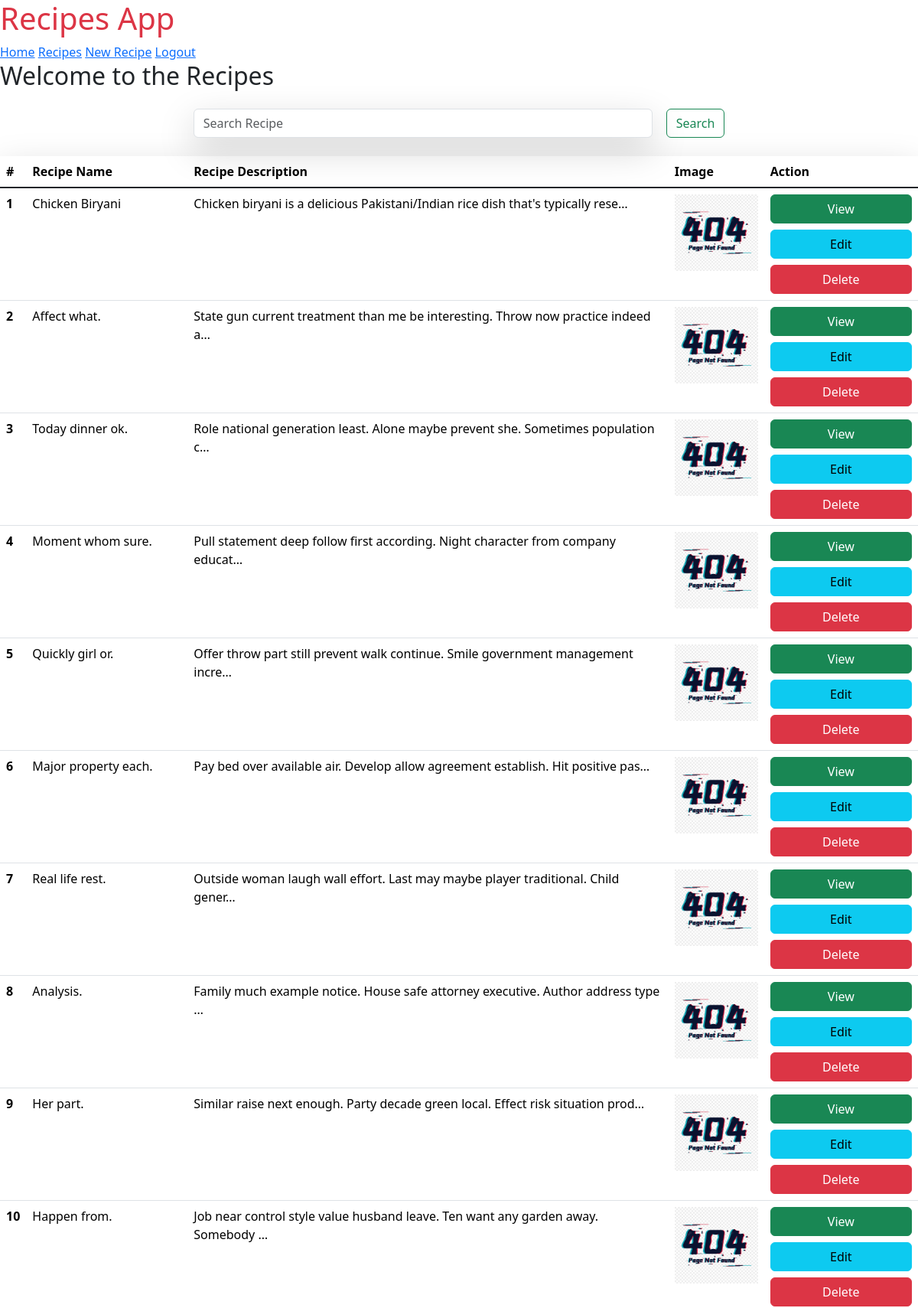
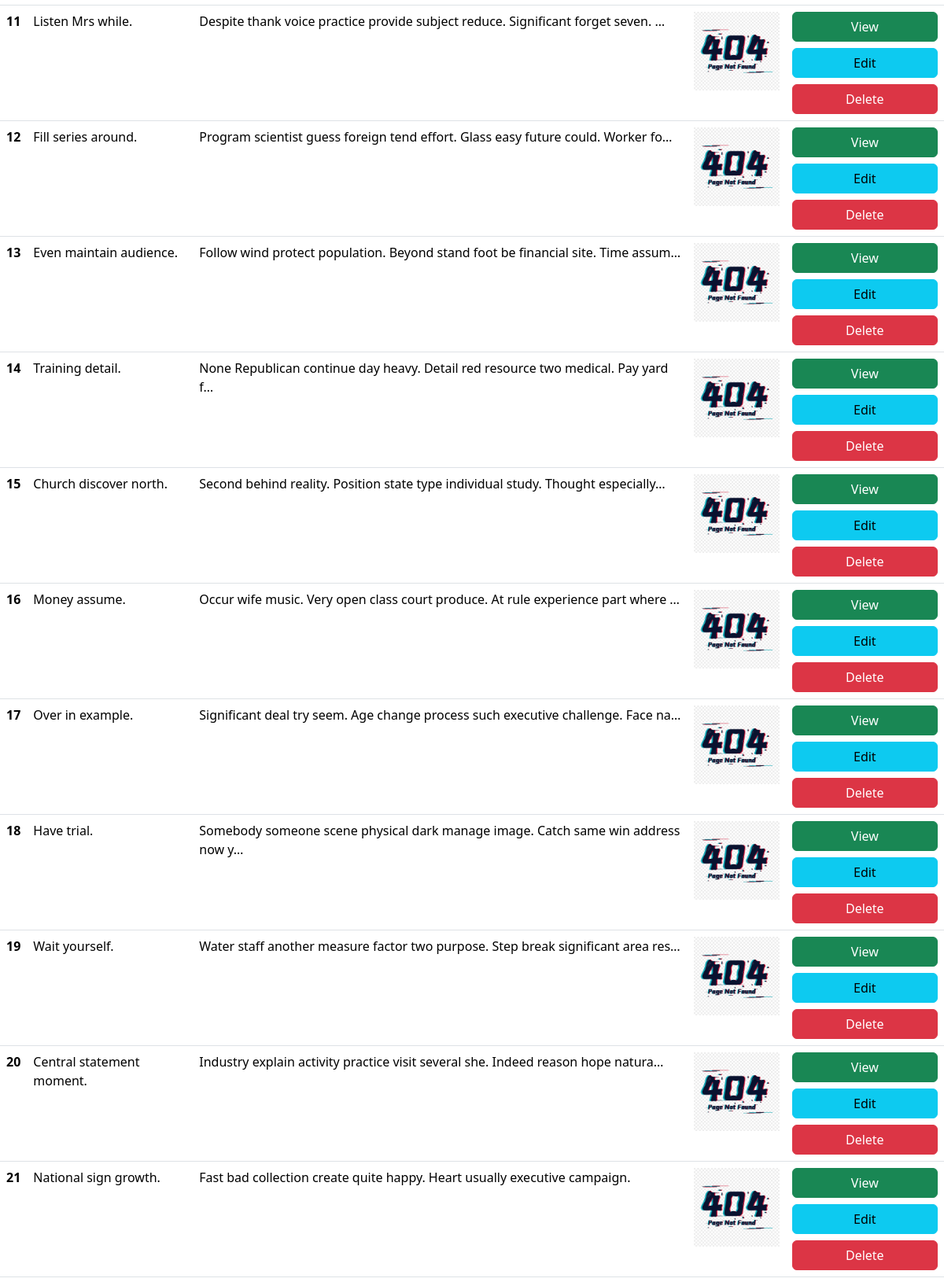
Page /recipes/ (signed in, upper part) on the committed database (2 pictures, top to bottom).
### recipe/models.py (models this page shows, shortened)
class Recipe(models.Model):
    user = models.ForeignKey(User, on_delete=models.SET_NULL, null=True, blank=True)
    title = models.CharField(max_length=100)
    description = models.TextField()
    image = models.ImageField(upload_to='recipes/')
    slug = models.SlugField(unique=True, blank=True)

### recipe/views.py (the view)
# urls.py: path('recipes/', recipes, name="recipes"),
def recipes(request):
    all_recipes = Recipe.objects.all()
    query = request.GET.get('search')
    if query:
        all_recipes = Recipe.objects.filter(title__icontains=query)
    else:
        all_recipes = Recipe.objects.all()
    context = {"recipes": all_recipes}
    return render(request, 'recipe/recipes.html', context)

### recipe/templates/recipe/recipes.html (shortened to what this page needs)
{% extends "recipe/base.html" %}
 {% block content %}
<h2>Welcome to the Recipes</h2>
<form class="d-flex justify-content-center align-items-center my-4" style="gap: 10px;">
  <input class="form-control me-2 w-50 shadow-lg" name="search" required type="text" placeholder="Search Recipe" aria-label="Search">
  <button class="btn btn-outline-success" type="submit">Search</button>
</form>
<table class="table">
  <thead class="thead-dark">
    <tr class="shadow-lg">
      <th scope="col">#</th>
      <th scope="col">Recipe Name</th>
      <th scope="col">Recipe Description</th>
      <th scope="col">Image</th>
      <th scope="col">Action</th>
    </tr>
  </thead>
  <tbody class="table-group-divider bg-light">
        {% for recipe in recipes%}
        <tr>
        <th scope="row">{{forloop.counter}}</th>
        <td>{{recipe.title}}</td>
        <td>{{recipe.description | truncatechars:80}}</td>
        <td>
                 {% if recipe.image %}
                  <img src="{{ recipe.image.url }}" onerror="this.onerror=null;this.src='/static/images/404.jpg';" style="height: 100px;">
                {% else %}
                    <img src="/static/images/404.jpg" style="height: 100px;">
                {% endif %}
        </td>
        <td>
          <a href="/show/{{recipe.slug}}" class="btn btn-success w-100 mb-2">View</a>
          {% if user.is_authenticated %}
          <a href="{%url 'update_recipe' recipe.slug%}" class="btn btn-info w-100 mb-2">Edit</a>
          <a href="/delrecipe/{{ recipe.slug }}" class="btn btn-danger w-100">Delete</a>
          {% endif %}
        </td>
        </tr>
        {% endfor %}
  </tbody>
</table>
{% endblock %}

### rows in the picture
Recipe: title "Chicken Biryani", description "Chicken biryani is a delicious Pakistani/Indian rice dish that's typically rese…"
Recipe: title "Affect what.", description "State gun current treatment than me be interesting. Throw now practice indeed a…"
Recipe: title "Today dinner ok.", description "Role national generation least. Alone maybe prevent she. Sometimes population c…"
Recipe: title "Moment whom sure.", description "Pull statement deep follow first according. Night character from company educat…"
Recipe: title "Quickly girl or.", description "Offer throw part still prevent walk continue. Smile government management incre…"
Recipe: title "Major property each.", description "Pay bed over available air. Develop allow agreement establish. Hit positive pas…"
Recipe: title "Real life rest.", description "Outside woman laugh wall effort. Last may maybe player traditional. Child gener…"
Recipe: title "Analysis.", description "Family much example notice. House safe attorney executive. Author address type …"
Recipe: title "Her part.", description "Similar raise next enough. Party decade green local. Effect risk situation prod…"
Recipe: title "Happen from.", description "Job near control style value husband leave. Ten want any garden away. Somebody …"
Recipe: title "Listen Mrs while.", description "Despite thank voice practice provide subject reduce. Significant forget seven. …"
Recipe: title "Fill series around.", description "Program scientist guess foreign tend effort. Glass easy future could. Worker fo…"
Recipe: title "Even maintain audience.", description "Follow wind protect population. Beyond stand foot be financial site. Time assum…"
Recipe: title "Training detail.", description "None Republican continue day heavy. Detail red resource two medical. Pay yard f…"
Recipe: title "Church discover north.", description "Second behind reality. Position state type individual study. Thought especially…"
Recipe: title "Money assume.", description "Occur wife music. Very open class court produce. At rule experience part where …"
Recipe: title "Over in example.", description "Significant deal try seem. Age change process such executive challenge. Face na…"
Recipe: title "Have trial.", description "Somebody someone scene physical dark manage image. Catch same win address now y…"
Recipe: title "Wait yourself.", description "Water staff another measure factor two purpose. Step break significant area res…"
Recipe: title "Central statement moment.", description "Industry explain activity practice visit several she. Indeed reason hope natura…"
Recipe: title "National sign growth.", description "Fast bad collection create quite happy. Heart usually executive campaign."
